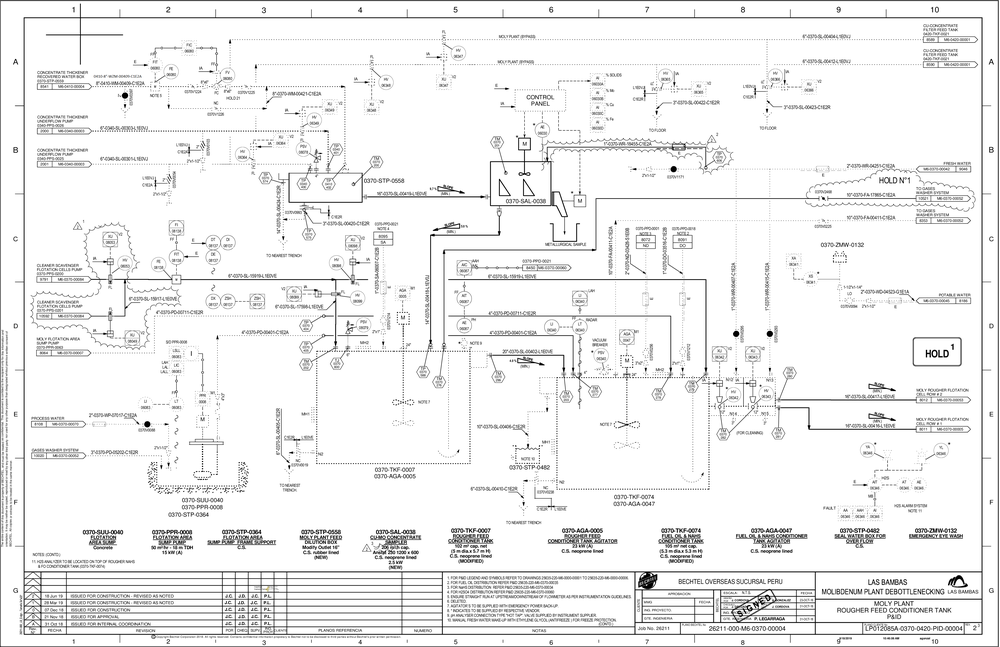
#> input picture ex1cross.png, 1000 x 647 px, shrunk from 5100 x 3300 before the run, found by its file name
$ jupyter execute --allow-errors Correccion_intersecciones.ipynb   (shell and % lines are left out)
#> lines starting #> are read from the running program, lines starting #| are printed output that depends on the picture
[cell 1]
import cv2
import numpy as np
import pandas as pd

# Load the image
image = cv2.imread('/content/ex1cross.png')
#> image is the input picture: shape (647, 1000, 3); mean B, G, R 240.1, 240.1, 240.1

if image is None:
    raise ValueError("Failed to load the image. Check the image path.")

# Convert the image to grayscale
gray = cv2.cvtColor(image, cv2.COLOR_BGR2GRAY)

# Get the negative of the image
#negative = 255 - gray

# Apply Gaussian blur to the negative image
#blurred = cv2.GaussianBlur(negative, (5, 5), 0)

# Apply Canny edge detection
edges = cv2.Canny(gray, 100, 50)
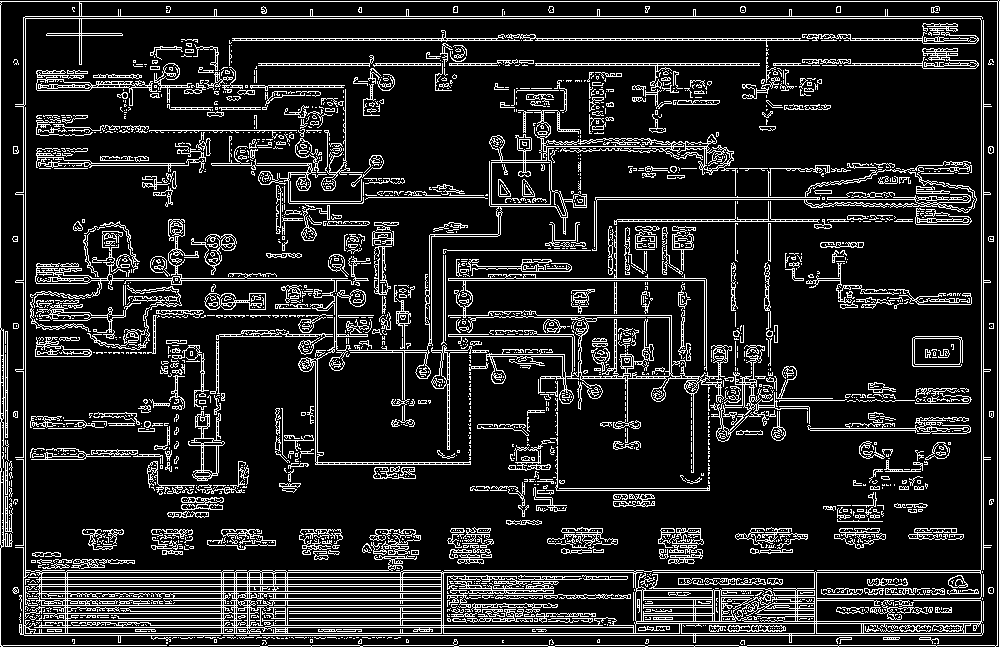
#> edges: shape (647, 1000); 14.3% white in thin lines or dots

# Apply Hough Line Transformation
lines = cv2.HoughLinesP(edges, 1, np.pi/180, threshold=50, minLineLength=20, maxLineGap=10)
#> lines = 1421 rows, first 6: [23, 18, 982, 18], [23, 572, 982, 572], [20, 633, 982, 633], [24, 635, 981, 635], [25, 16, 981, 16], [258, 65, 983, 65]

# Extract line segments data and store in a list
segments_data = []
for line in lines:
    line = line[0]
    segment_data = {
        'x1': line[0],
        'y1': line[1],
        'x2': line[2],
        'y2': line[3]
    }
    segments_data.append(segment_data)

    # Draw the detected line on the image
    cv2.line(image, (line[0], line[1]), (line[2], line[3]), (0, 255, 255), 2)
#> this loop made 1421 passes
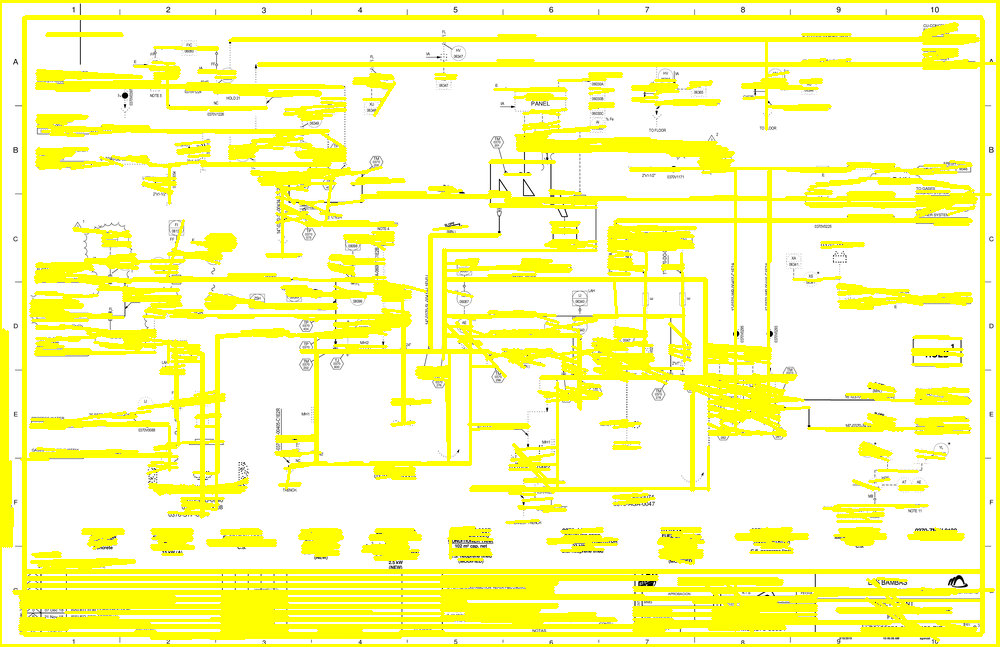
#> image: shape (647, 1000, 3); mean B, G, R 175.3, 252.6, 252.6
#> after the loop, segments_data = 1421 items

# Convert the list to a DataFrame
df_segments = pd.DataFrame(segments_data)
#> df_segments = table of 1421 rows and 4 columns

# Save the processed image
output_image_path = '/content/image_LINES.png'
cv2.imwrite(output_image_path, image)

# Save the DataFrame to CSV
csv_path = '/content/detected_segments.csv'
#> (the rest of this cell did not finish here and is left out)

[cell 2]
# Reload the CSV with the segments
df_segments = pd.read_csv('/content/detected_segments.csv')
#> (reads detected_segments.csv from the repository)

# Determine if each segment is "vertical" or "horizontal"
def determine_orientation(row):
    if abs(row['x2'] - row['x1']) > abs(row['y2'] - row['y1']):
        return 'horizontal'
    else:
        return 'vertical'

df_segments['orientation'] = df_segments.apply(determine_orientation, axis=1)

# Filter out shorter segments (less than 30 pixels)
df_segments['length'] = ((df_segments['x2'] - df_segments['x1'])**2 + (df_segments['y2'] - df_segments['y1'])**2)**0.5
df_filtered_segments = df_segments[df_segments['length'] >= 100]

# Save the DataFrame to CSV
csv_path = '/content/detected_segments2.csv'
#> (the rest of this cell did not finish here and is left out)

[cell 3]
import pandas as pd

# Load the segments data
segments_data = pd.read_csv('detected_segments2.csv')
#> (reads detected_segments2.csv from the repository)

# Split the dataframe into horizontal and vertical segments
horizontal_segments_data = segments_data[segments_data['orientation'] == 'horizontal']
vertical_segments_data = segments_data[segments_data['orientation'] == 'vertical']

# List to store valid intersecting segments and their coordinates
valid_intersections_with_coords = []

# Iterate over the valid intersections
for h_idx, h_seg in horizontal_segments_data.iterrows():
    # Filter potential intersecting vertical segments based on x-coordinate
    potential_intersections = vertical_segments_data[(vertical_segments_data['x1'] >= h_seg['x1']) &
                                                     (vertical_segments_data['x1'] <= h_seg['x2'])]
    # Check y-coordinates for actual intersections
    for v_idx, v_seg in potential_intersections.iterrows():
        if (v_seg['y1'] <= h_seg['y1'] <= v_seg['y2']) or (v_seg['y2'] <= h_seg['y1'] <= v_seg['y1']):

            # Check if segments continue for 30 pixels or more on both sides of intersection
            left_distance = abs(v_seg['x1'] - h_seg['x1'])
            right_distance = abs(v_seg['x1'] - h_seg['x2'])
            up_distance = abs(h_seg['y1'] - v_seg['y1'])
            down_distance = abs(h_seg['y1'] - v_seg['y2'])

            if (left_distance >= 100 and right_distance >= 50) and (up_distance >= 50 and down_distance >= 50):
                valid_intersections_with_coords.append({
                    'Horizontal_Segment_Index': h_idx,
                    'Horizontal_x1': h_seg['x1'],
                    'Horizontal_y1': h_seg['y1'],
                    'Horizontal_x2': h_seg['x2'],
                    'Horizontal_y2': h_seg['y2'],
                    'Vertical_Segment_Index': v_idx,
                    'Vertical_x1': v_seg['x1'],
                    'Vertical_y1': v_seg['y1'],
                    'Vertical_x2': v_seg['x2'],
                    'Vertical_y2': v_seg['y2']
                })

# Convert the list into a DataFrame
valid_intersections_coords_df = pd.DataFrame(valid_intersections_with_coords)
valid_intersections_coords_df

[cell 4]
import cv2
import pandas as pd
import matplotlib.pyplot as plt

# Load the image
image_path = 'ex1cross.png'
image = cv2.imread(image_path)
image_rgb = cv2.cvtColor(image, cv2.COLOR_BGR2RGB)

# Assuming you have valid_intersections_coords_df loaded
# Draw the segments on the image
for _, row in valid_intersections_coords_df.iterrows():
    # Draw horizontal segment
    cv2.line(image_rgb,
             (int(row['Horizontal_x1']), int(row['Horizontal_y1'])),
             (int(row['Horizontal_x2']), int(row['Horizontal_y2'])),
             (255, 0, 0), 2)  # Blue color for horizontal segments

    # Draw vertical segment
    cv2.line(image_rgb,
             (int(row['Vertical_x1']), int(row['Vertical_y1'])),
             (int(row['Vertical_x2']), int(row['Vertical_y2'])),
             (0, 0, 255), 2)  # Red color for vertical segments
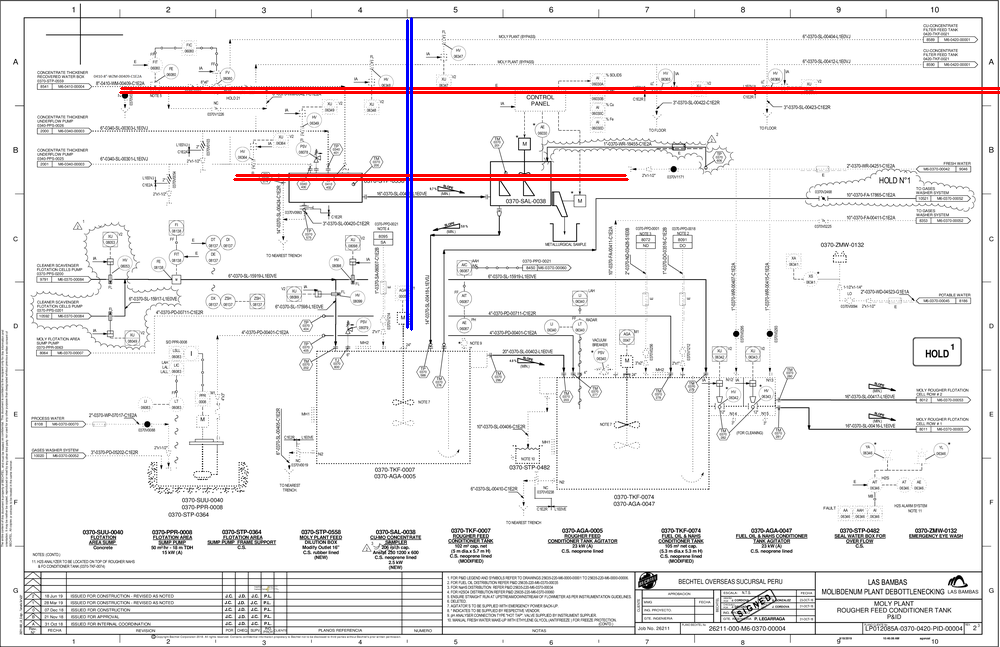
#> image_rgb: shape (647, 1000, 3); mean R, G, B 239.5, 236.5, 237.3

# Save the processed image
output_image_path = '/content/image_corrected_final.png'
cv2.imwrite(output_image_path, image_rgb)

# Display the image with the segments
plt.figure(figsize=(40, 40))
plt.imshow(image_rgb)
plt.axis('off')
plt.show()
